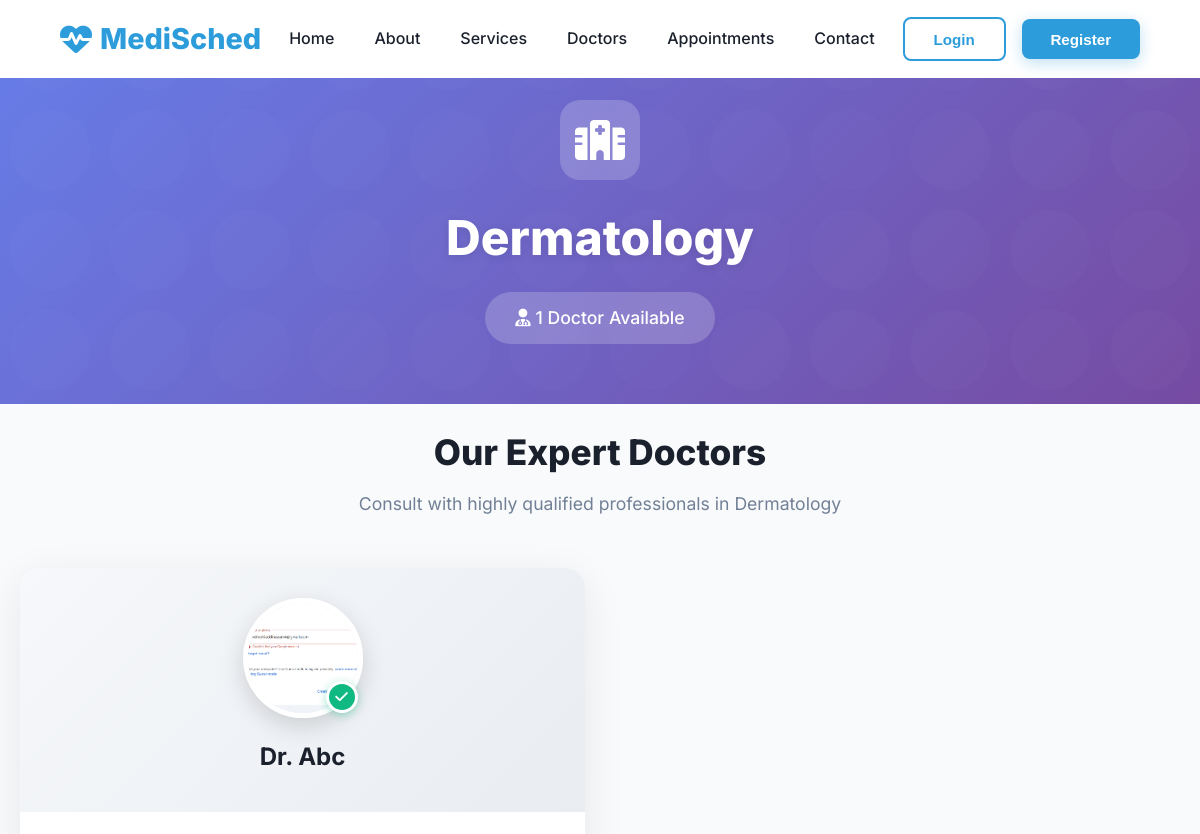
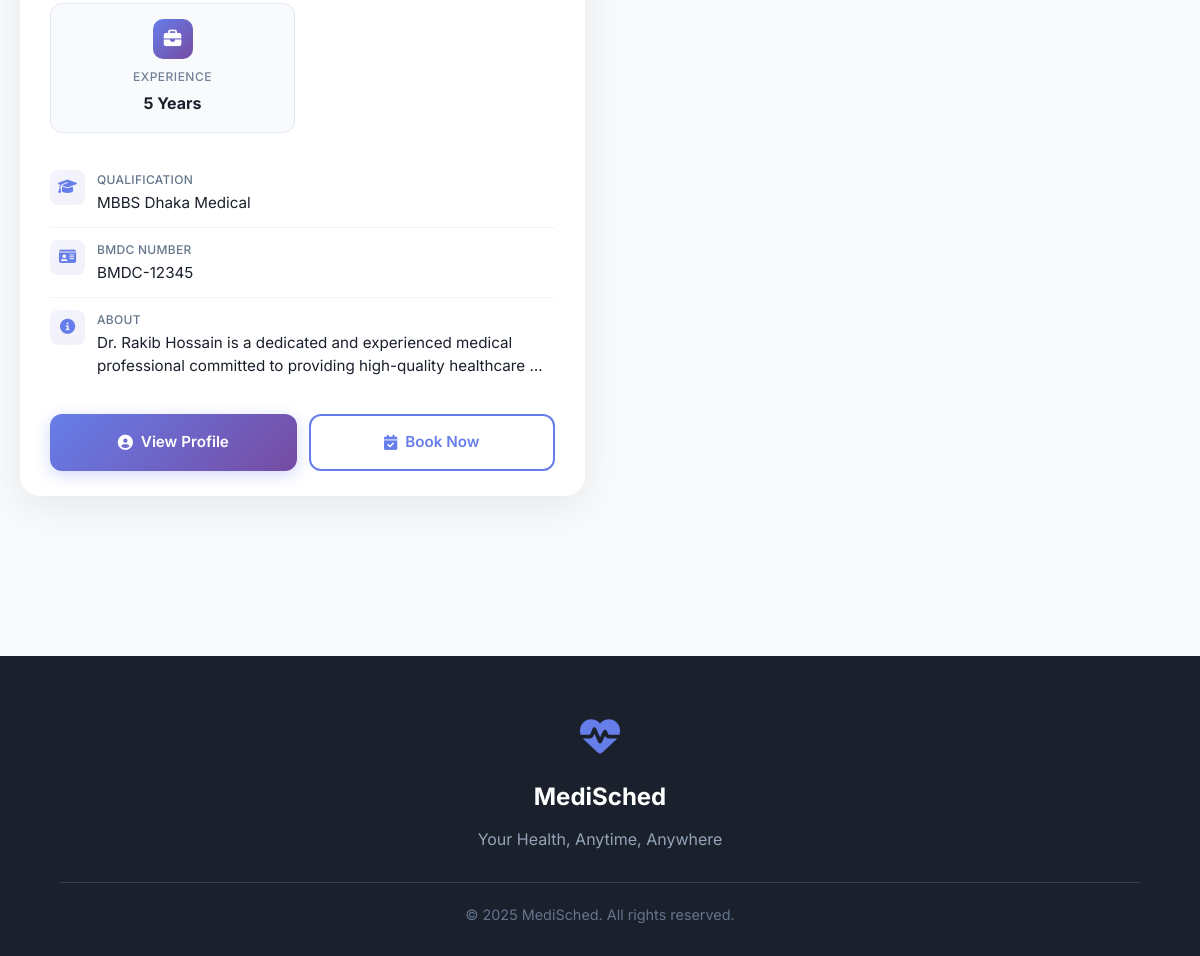
Before: /department/6/ with the older database file (2 pictures, top to bottom).
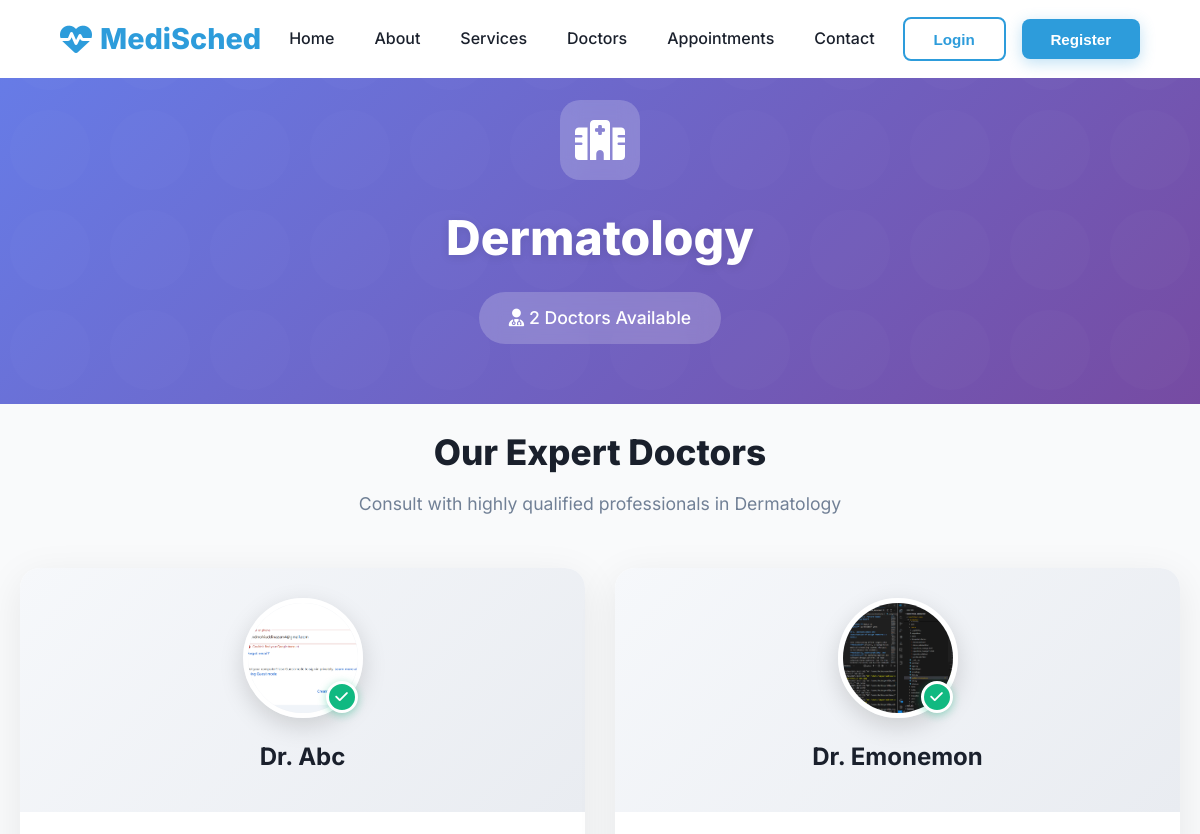
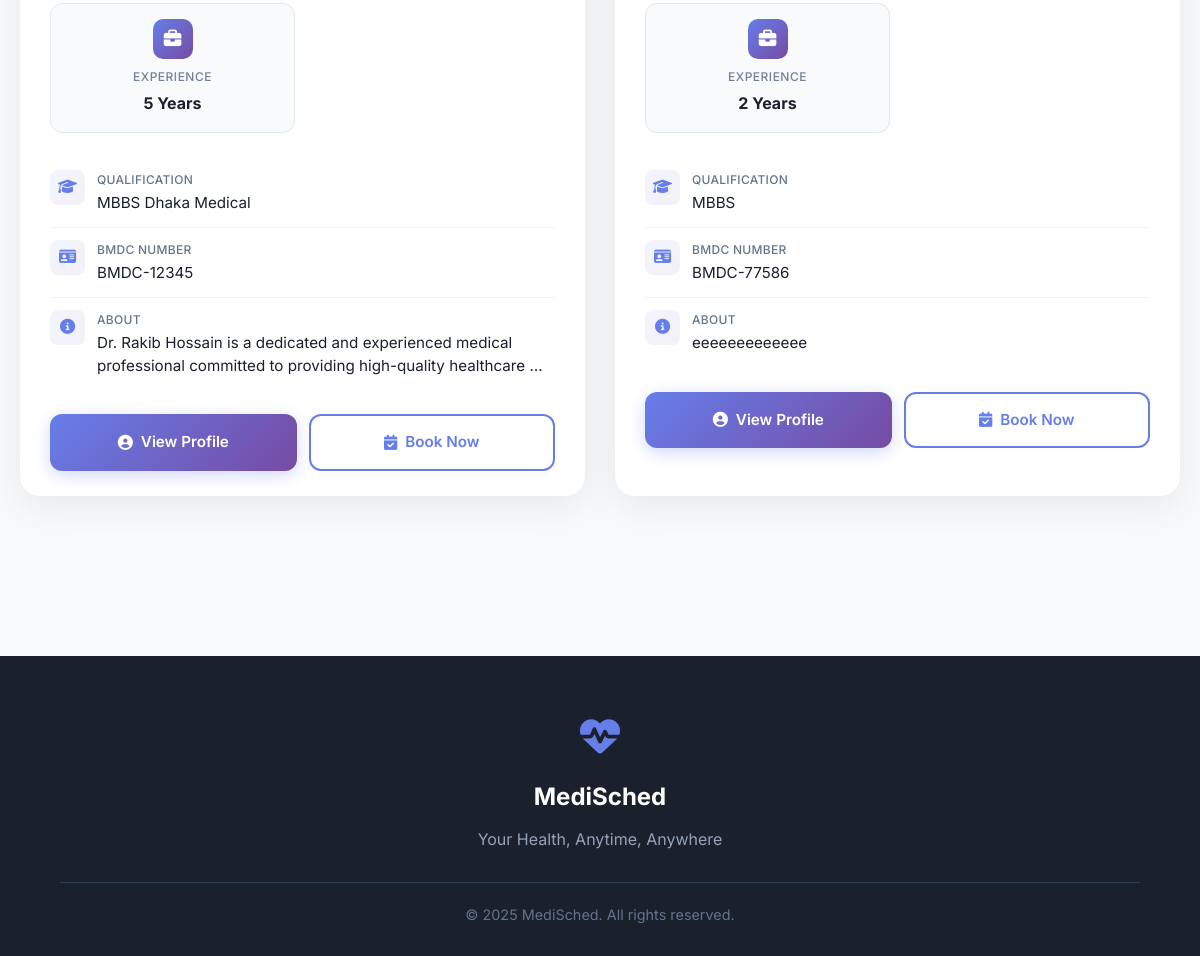
After: the same page with the newer database file (2 pictures, top to bottom).
### doctor/models.py (models this page shows, shortened)
class Doctor(models.Model):
    user = models.OneToOneField(CustomUser, on_delete=models.CASCADE, related_name='doctor_profile')
    about = models.TextField(blank=True, null=True)
    bmdc_number = models.CharField(max_length=255, blank=True, null=True)
    qualification = models.CharField(max_length=255, blank=True, null=True)
    total_experience = models.PositiveIntegerField(default=0)  # Only non-negative numbers
    working_hours = models.JSONField(blank=True, null=True)  # e.g., {"Mon": "9-5", "Tue": "10-4"}
    profile_image = models.ImageField(upload_to='doctor_profiles/', blank=True, null=True)
    is_verified = models.BooleanField(default=False)
    division = models.ForeignKey(Division, on_delete=models.SET_NULL, null=True, blank=True)
    district = models.ForeignKey(District, on_delete=models.SET_NULL, null=True, blank=True)
    upazila = models.ForeignKey(Upazila, on_delete=models.SET_NULL, null=True, blank=True)
    departments = models.ManyToManyField(Department, through='DoctorSpecializationDepartment', blank=True)
    symptoms = models.ManyToManyField(Symptom, through='DoctorSpecializationSymptom', blank=True)

### users/models.py (models this page shows, shortened)
class CustomUser(AbstractUser):
    ROLE_PATIENT = 'patient'
    ROLE_DOCTOR = 'doctor'
    ROLE_ADMIN = 'admin'     # application-level role (not superuser)
    ROLE_CHOICES = [
        (ROLE_PATIENT, 'Patient'),
        (ROLE_DOCTOR, 'Doctor'),
    ]
    role = models.CharField(max_length=10, choices=ROLE_CHOICES, default=ROLE_PATIENT)
    phone = models.CharField(max_length=20, blank=True)
    location = models.CharField(max_length=150, blank=True)

### home/views.py (the view)
# urls.py: path('department/<int:dept_id>/', views.department_detail, name='department_detail'),
def department_detail(request, dept_id):
    department = get_object_or_404(Department, id=dept_id)
    specializations = DoctorSpecializationDepartment.objects.filter(
        department=department
    ).select_related('doctor', 'doctor__user')
    doctors = [spec.doctor for spec in specializations]
    context = {
        'department': department,
        'doctors': doctors,
        'doctor_count': len(doctors),
    }
    return render(request, 'home/department_detail.html', context)

### home/templates/home/department_detail.html (shortened to what the changed rows need)
{% extends "base.html" %}
{% load static %}
{% block content %}
<section class="department-hero">
    <div class="department-hero-content">
        <div class="department-icon">
            <i class="fas fa-hospital"></i>
        </div>
        <h1>{{ department.department_name }}</h1>
        <div class="doctor-count-badge">
            <i class="fas fa-user-md"></i>
            {{ doctor_count }} Doctor{{ doctor_count|pluralize }} Available
        </div>
    </div>
</section>
<div class="doctors-container">
    {% if doctors %}
        <div class="section-header-dept">
            <h2>Our Expert Doctors</h2>
        </div>
        <div class="doctors-grid-dept">
            {% for doctor in doctors %}
            <div class="doctor-card-modern">
                <div class="doctor-card-header">
                    <div class="doctor-avatar-wrapper">
                        <div class="doctor-avatar-modern">
                            {% if doctor.profile_image %}
                                <img src="{{ doctor.profile_image.url }}" alt="Dr. {{ doctor.user.username }}">
                            {% else %}
                                <div class="avatar-placeholder">
                                    <i class="fas fa-user-md"></i>
                                </div>
                            {% endif %}
                        </div>
                        <div class="verified-badge">
                            <i class="fas fa-check"></i>
                        </div>
                    </div>
                    <h3 class="doctor-name">
                        {% if doctor.user.get_full_name %}
                            Dr. {{ doctor.user.get_full_name }}
                        {% else %}
                            Dr. {{ doctor.user.username|title }}
                        {% endif %}
                    </h3>
                </div>
                <div class="doctor-card-body">
                    <div class="doctor-stats">
                        {% if doctor.total_experience %}
                        <div class="stat-box">
                            <div class="stat-icon">
                                <i class="fas fa-briefcase"></i>
                            </div>
                            <div class="stat-label">Experience</div>
                            <div class="stat-value">{{ doctor.total_experience }} Years</div>
                        </div>
                        {% endif %}
                    </div>
                    <div class="doctor-info-list">
                        {% if doctor.qualification %}
                        <div class="info-item">
                            <div class="info-icon">
                                <i class="fas fa-graduation-cap"></i>
                            </div>
                            <div class="info-content">
                                <div class="info-label">Qualification</div>
                                <div class="info-value">{{ doctor.qualification }}</div>
                            </div>
                        </div>
                        {% endif %}
                        {% if doctor.bmdc_number %}
                        <div class="info-item">
                            <div class="info-icon">
                                <i class="fas fa-id-card"></i>
                            </div>
                            <div class="info-content">
                                <div class="info-label">BMDC Number</div>
                                <div class="info-value">{{ doctor.bmdc_number }}</div>
                            </div>
                        </div>
                        {% endif %}
                        {% if doctor.about %}
                        <div class="info-item">
                            <div class="info-icon">
                                <i class="fas fa-info-circle"></i>
                            </div>
                            <div class="info-content">
                                <div class="info-label">About</div>
                                <div class="info-value">{{ doctor.about|truncatewords:15 }}</div>
                            </div>
                        </div>
                        {% endif %}
                    </div>
                    <div class="doctor-actions">
                        <a href="{% url 'home:doctor_detail' doctor.id %}" class="btn-modern btn-view-profile">
                            <i class="fas fa-user-circle"></i>
                            View Profile
                        </a>
                        <a href="{% url 'appointment:book' doctor.id %}" class="btn-modern btn-book-appointment">
    <i class="fas fa-calendar-check"></i>
    Book Now
</a>
                    </div>
                </div>
            </div>
            {% endfor %}
        </div>
    {% endif %}
</div>
{% endblock %}

Changed rows visible on the page:
now on this page (row edited): Doctor: profile_image (picture), user.username "Emonemon", total_experience "2", qualification "MBBS", bmdc_number "BMDC-77586", about "eeeeeeeeeeeee"
Other visible differences:
{{ doctor_count }}: "1" → "2"
